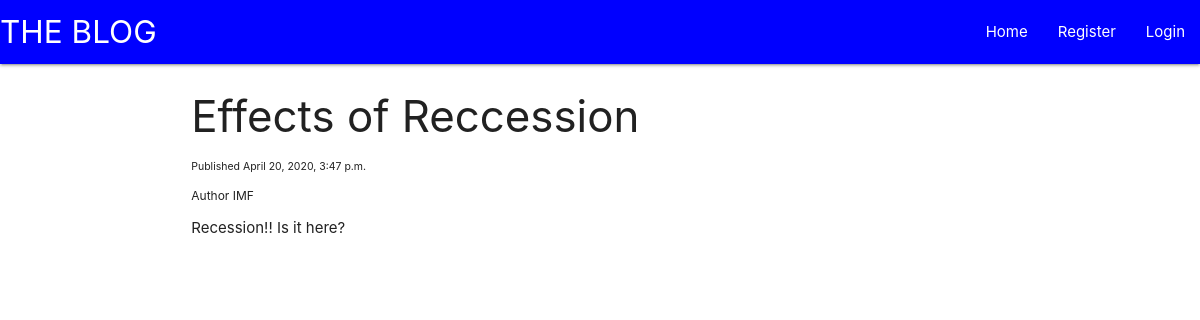
/effect-of-recession, run on the app's committed database.
### blog_index/models.py (models this page shows, shortened)
class Blog(models.Model):
	blog_title = models.CharField(max_length = 200)
	blog_content = models.TextField()
	blog_published = models.DateTimeField('DatePublished', default = datetime.now())
	blog_author = models.CharField(max_length = 200)
	blog_series = models.ForeignKey(BlogSeries, default = 1, verbose_name ='Series', on_delete = models.SET_DEFAULT )
	blog_slug = models.CharField(max_length = 200, default =1)

### blog_index/views.py (the view, shortened to what this page needs)
# urls.py: path('<single_slug>', views.single_slug, name= 'single_slug'),
def single_slug(request, single_slug):
	categories = [c.category_slug for c in BlogCategory.objects.all()]
	blogs = [b.blog_slug for b in Blog.objects.all()]
	if single_slug in blogs:
		this_blog = Blog.objects.filter(blog_slug = single_slug)
		return render(request,
					  'main/blog.html',
					  context = {'blogs':this_blog})
	else:
		return HttpResponse(f'{single_slug} does not correspond to anything.')

### blog_index/templates/main/blog.html
{% extends 'main/index.html' %}
{% block content %}
{% for blog in blogs %}
    <div class="row">
        <div class="col s10, m8, ">
            <h3>{{blog.blog_title}}</h3>
            <p style="font-size:70%">Published {{blog.blog_published}}</p>
            <p style="font-size:80%">Author {{blog.blog_author}}</p>
            {{blog.blog_content}}
        </div>
    </div>
{% endfor %}
{% endblock %}

### data on the page
Blog: blog_title "Effects of Reccession", blog_published "April 20, 2020, 3:47 p.m.", blog_author "IMF", blog_content "Recession!! Is it here?"
